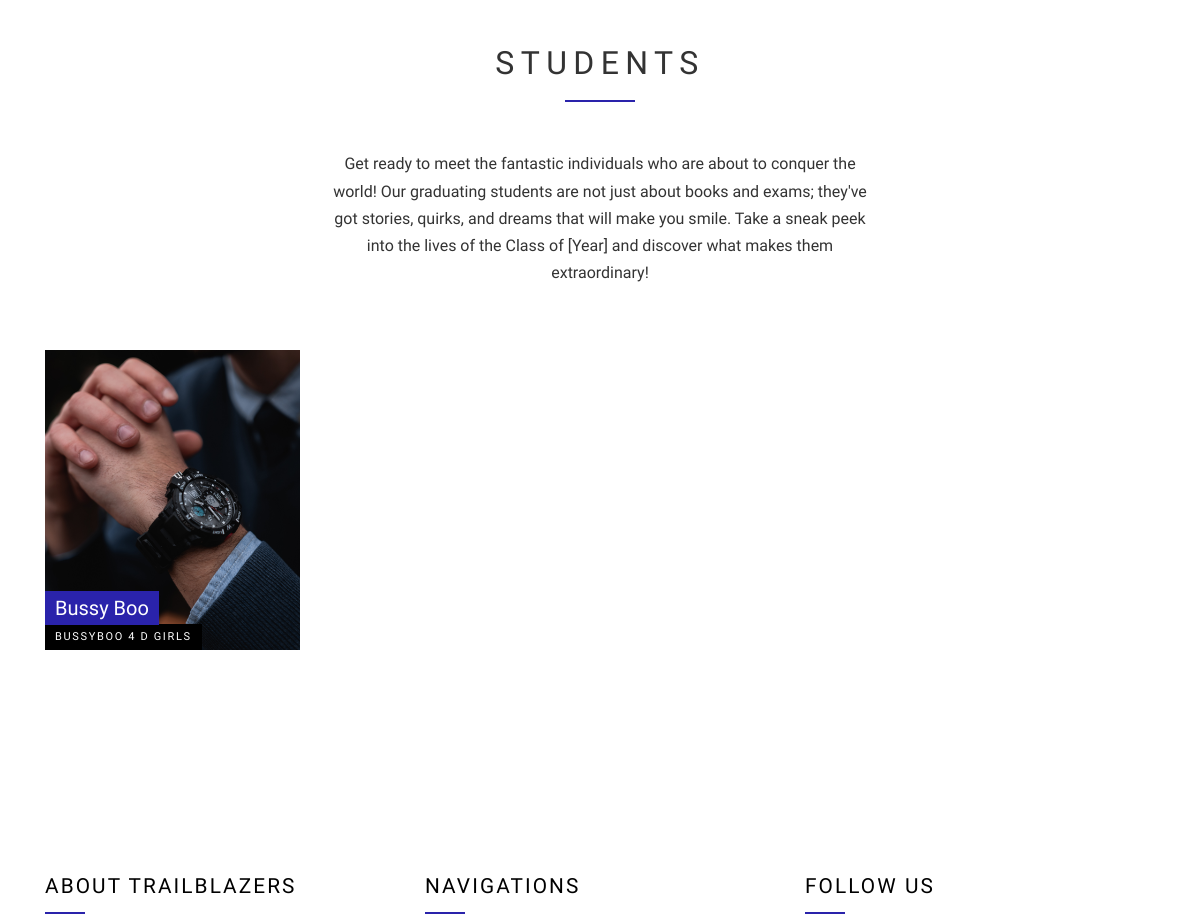
Page /about/ (middle part) on the earlier database version.
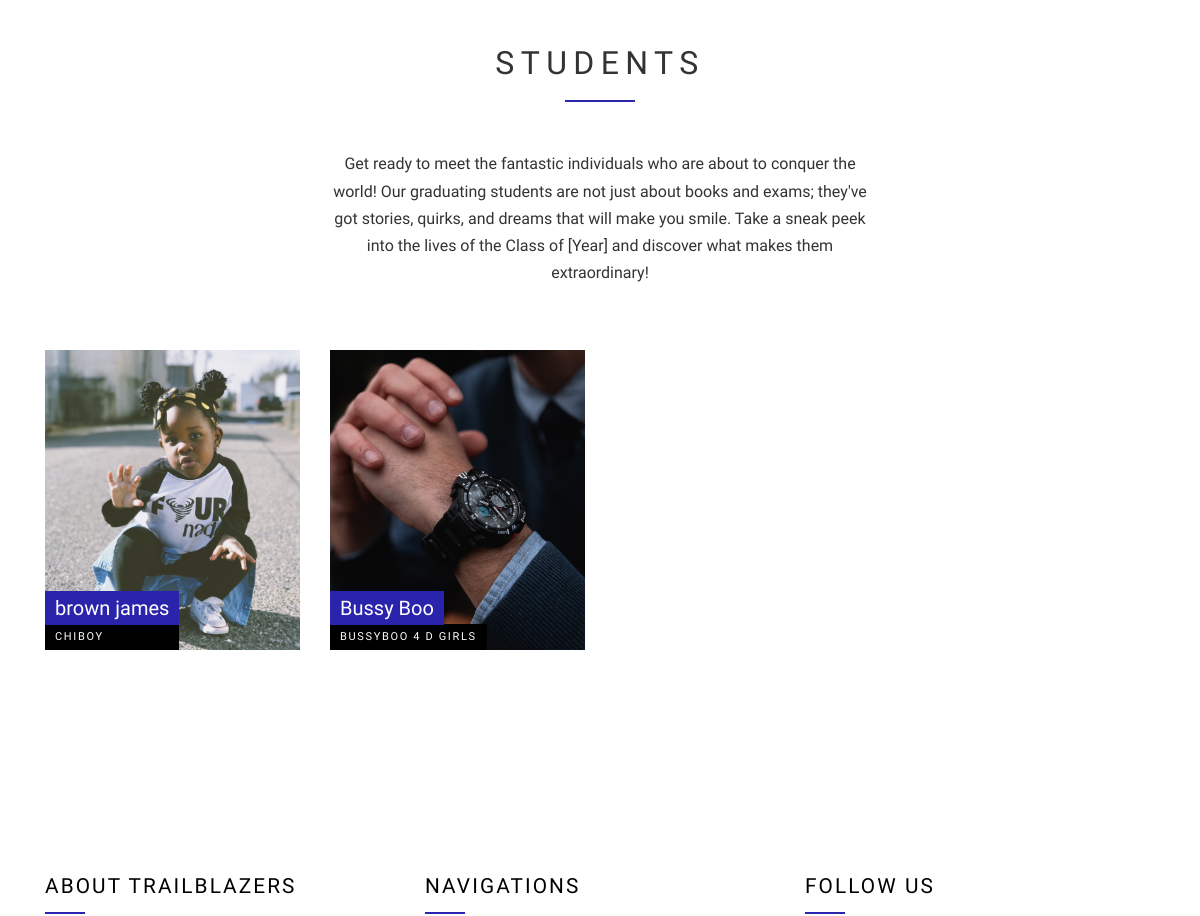
Same page on the later database version.
### year_book/models.py (models this page shows, shortened)
class Year_Book(models.Model):
    student_first_name = models.CharField(max_length=200, blank=False)
    student_last_name = models.CharField(max_length=200, blank=False)
    student_nick_name = models.CharField(max_length=100, blank=False)
    student_image = models.FileField(blank=False, null=False, upload_to='student')
    email = models.EmailField(blank=False)
    phone_number = models.CharField(max_length=11, blank=False)
    favorite_course = models.CharField(max_length=100, blank=False)
    favorite_lecturer = models.CharField(max_length=100, blank=False)
    most_challenging_course = models.CharField(max_length=100, blank=False)
    relationship_status = models.CharField(max_length=100)
    date_of_birth = models.DateField(auto_now_add=True)
    hobbies = models.CharField(max_length=200)
    fun_fact_about_me = models.TextField()
    favorite_quote = models.TextField()
    resident_address = models.CharField(max_length=500)
    twitter_handle = models.URLField(max_length=200, blank=True)
    facebook_handle = models.URLField(max_length=200, blank=True)
    github = models.URLField(max_length=200, blank=True)
    linkedin = models.CharField(max_length=200, blank=True)
    slug = models.SlugField(max_length=250, unique=True)
    time_uploaded = models.DateTimeField('date uploaded', default=datetime.now())
    approve = models.BooleanField(default=False)
    class Meta():
        verbose_name_plural = 'Class Year Book'
    def get_student_url(self):
        return reverse('year_book:student_details', kwargs={'slug':self.slug} )

### year_book/views.py (the view)
# urls.py: path('about/', views.about, name='about'),
def about(request):
    about = About.objects.order_by('-time_uploaded')
    students = Year_Book.objects.order_by('-time_uploaded')
    return render(request, 'client/about.html', {'about':about, 'student_key':students,})

### templates/client/about.html (shortened to what this page needs)
{% extends 'client/base.html' %}
{% load static %}
{% block content %}
  <div class="site-section">
    <div class="container">
      <div class="row">
        <div class="site-section-heading text-center mb-5 w-border col-md-6 mx-auto">
          <h2 class="mb-5">STUDENTS</h2>
          <p>Get ready to meet the fantastic individuals who are about to conquer the world! Our graduating students are not just about books and exams; they've got stories, quirks, and dreams that will make you smile. Take a sneak peek into the lives of the Class of [Year] and discover what makes them extraordinary!</p>
        </div>
      </div>
      <div class="row">
        {% if student_key %}
        {% for s in student_key %}
        <div class="col-md-6 col-lg-3" data-aos="fade-up" data-aos-delay="100">
          <a href="{{s.get_student_url}}" class="unit-9">
            <div class="image" style="background-image: url('{{s.student_image.url}}');"></div>
            <div class="unit-9-content">
              <h2>{{s.student_first_name}}  {{s.student_last_name}}</h2>
              <span>{{s.student_nick_name}}</span>
            </div>
          </a>
        </div>
        {% endfor %}
        {% endif %}
      </div>
    </div>
  </div>
{% endblock %}

Differences in the rows shown:
added Year_Book: student_image (picture), student_first_name "brown", student_last_name "james", student_nick_name "CHIBOY"
